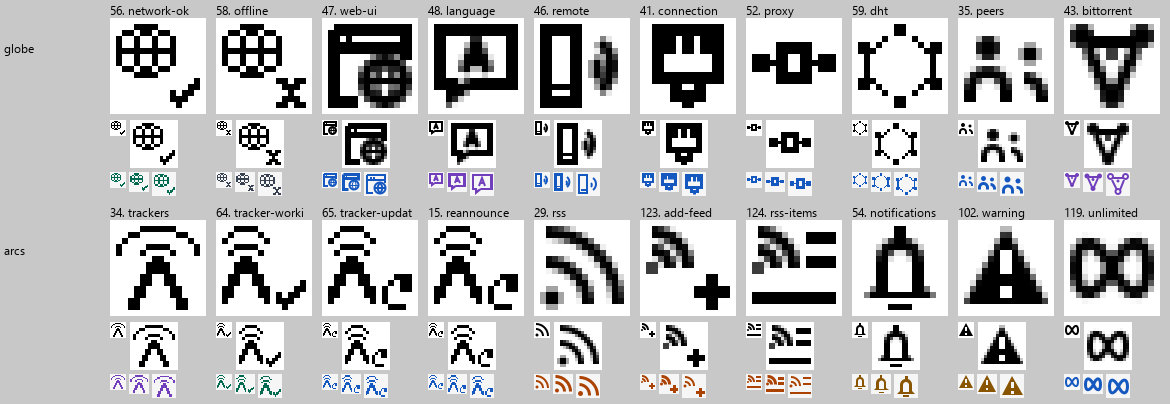

The script that saved this image:
# Revision 6 review: changed icons next to possible lookalikes (globe-like and arc-like icons),
# 16 px mono at x1 (actual), x3 and x6 nearest, then native 16/20/24 px light and dark.
# Usage: python -I lookalikes.py <ui-icon-explorations dir> <output png> <group>=<id>,<id>... [...]
import json, os, sys
from PIL import Image, ImageDraw, ImageFont

root, out, groups = sys.argv[1], sys.argv[2], [g.split('=') for g in sys.argv[3:]]
ids = [i['id'] for i in json.load(open(os.path.join(root, 'manifest.json'), encoding='utf-8'))['icons']]
num = {i: k + 1 for k, i in enumerate(ids)}
font = ImageFont.truetype('C:/Windows/Fonts/segoeui.ttf', 12)
LIGHT, DARK, WHITE = (246, 246, 246), (32, 32, 36), (255, 255, 255)

def tile(theme, size, ic, bg, scale=1):
    im = Image.open(os.path.join(root, theme, 'bold', str(size), ic + '.png')).convert('RGBA')
    t = Image.new('RGBA', im.size, bg + (255,)); t.alpha_composite(im); t = t.convert('RGB')
    return t.resize((size * scale, size * scale), Image.NEAREST) if scale != 1 else t

CW = 16 * 6 + 10
rows = []
for name, lst in groups:
    rows.append((name, lst.split(',')))
maxn = max(len(l) for _, l in rows)
RH = 18 + 96 + 6 + 52 + 30
img = Image.new('RGB', (110 + maxn * CW, RH * len(rows)), (200, 200, 200))
d = ImageDraw.Draw(img)
for r, (name, lst) in enumerate(rows):
    y = r * RH
    d.text((4, y + 40), name, fill=(0, 0, 0), font=font)
    for k, ic in enumerate(lst):
        x = 110 + k * CW
        d.text((x, y + 2), f'{num[ic]}. {ic}'[:17], fill=(0, 0, 0), font=font)
        img.paste(tile('png-mono', 16, ic, WHITE, 6), (x, y + 18))
        yy = y + 18 + 96 + 6
        img.paste(tile('png-mono', 16, ic, WHITE), (x, yy))
        img.paste(tile('png-mono', 16, ic, WHITE, 3), (x + 20, yy))
        yy += 52; xx = x
        for s in (16, 20, 24):
            img.paste(tile('png', s, ic, LIGHT), (xx, yy)); xx += s + 3
img.save(out)
print('done')
